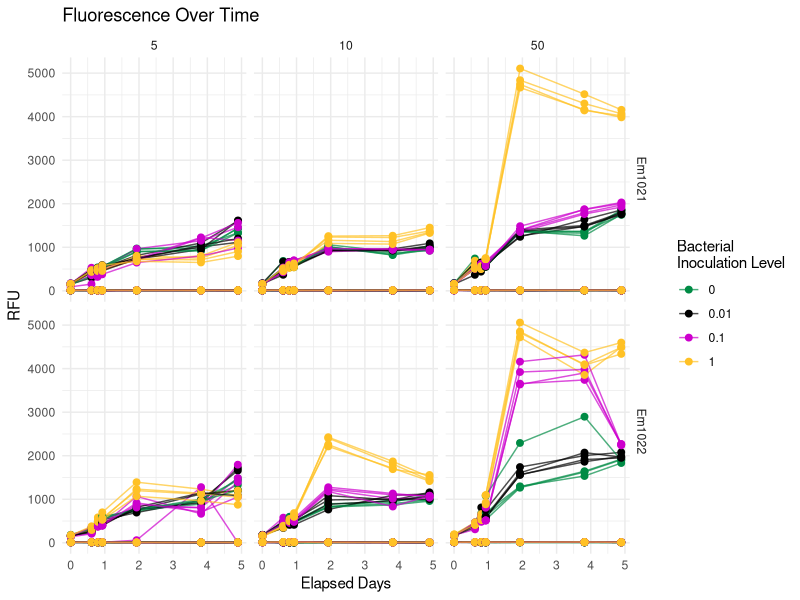
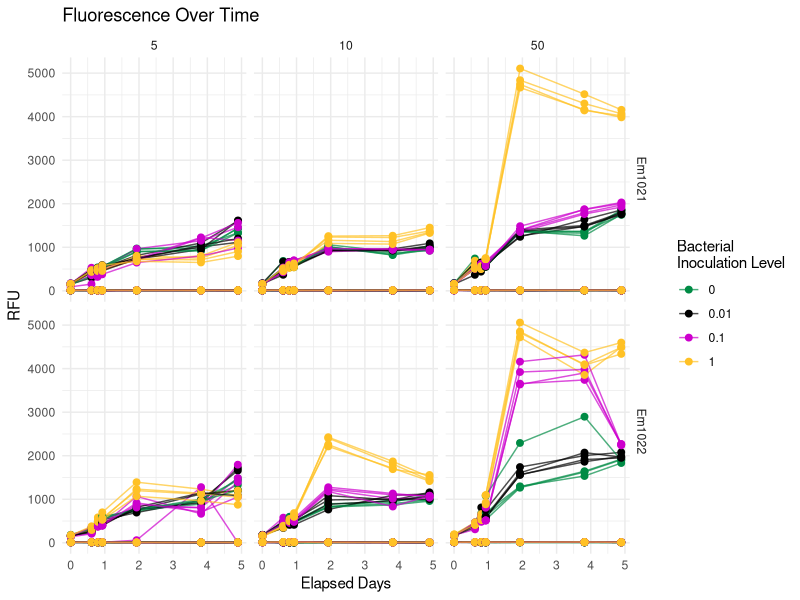

R code for these plots, in order:
# Jason R Laurich
# December 4, 2024

# Going to look at and model the data for the Chlamydomonas x Enisfer pilot.

############### Packages #############################

library(dplyr)
library(tidyr)
library(ggplot2)
library(lme4)
library(gridExtra)

############### Access the csv file ######################

df <- read.csv("pilot-projects/05_Chlamy_Ensifer_pilot_data.csv")

str(df)
head(df)

names(df)[13:16] <- c('chlamy','em1021','em1022','nut.lvl')
df$bac.lvl <- pmax(df$em1021, df$em1022, na.rm = TRUE) # Get value of bacterial inoculation

df[, 13:19] <- lapply(df[, 13:19], as.factor)

############## Run a quick model #########################

mod <- lmer(RFU~bac.lvl*nut.lvl*days + (1|bac), data=df)

summary(mod)

p <- ggplot(df, aes(x = as.numeric(as.character(days)), y = RFU, color = as.factor(bac.lvl))) +
  geom_line(aes(group = interaction(Row, Column, plate)), alpha = 0.7) + # Connect points for each well
  geom_point(size = 2) +
  facet_grid(bac ~ nut.lvl) + # Rows for bacterial treatments, columns for nutrient levels
  scale_color_manual(
    values = c(
      "0" = "springgreen4",
      "0.01" = "black",
      "0.1" = "magenta3",
      "1" = "goldenrod1"
    ),
    name = "Bacterial\nInoculation Level"
  ) +
  labs(
    title = "Fluorescence Over Time",
    x = "Elapsed Days",
    y = "RFU"
  ) +
  theme_minimal()

p

ggsave("pilot-projects/01_RFU_time_bac.pdf", p, width = 30, height = 20, units = "cm")


